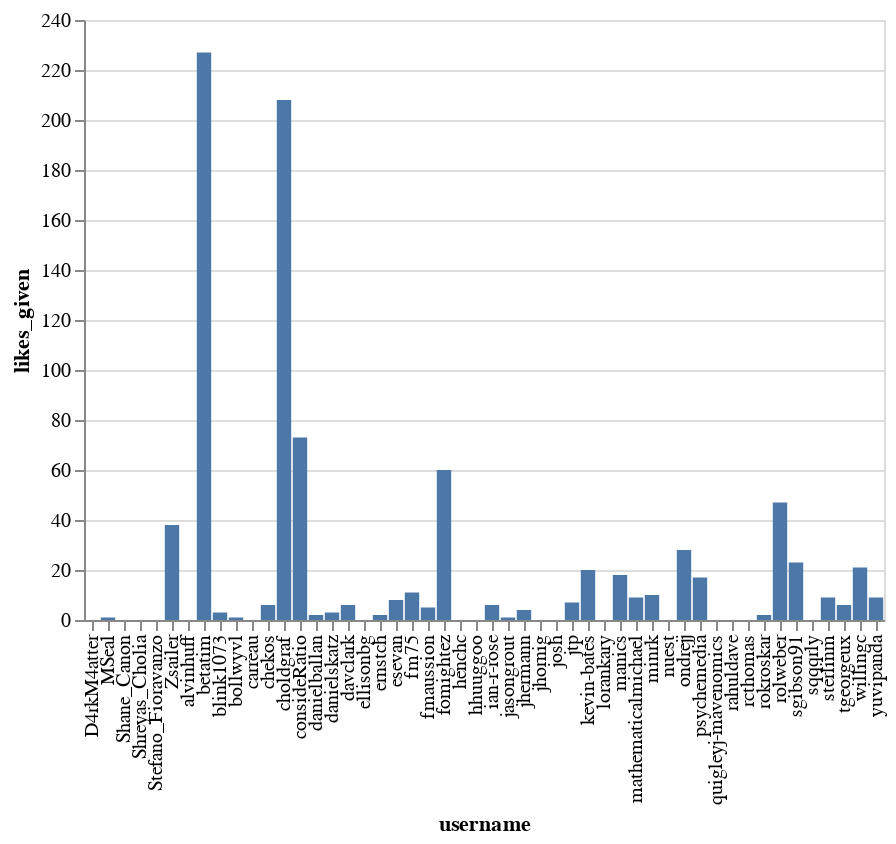

This figure's notebook cell:
### Markdown cell above
**Forum users, sorted by likes given**

These are Community Forum members that "liked" other people's posts. We appreciate
anybody taking the time to tell someone else they like what they're shared!

### Code cell
plot_user_data(users.head(50), 'likes_given')

### Figure 1 — Vega-Lite specification as saved in the notebook (floating-point values rounded to 4 significant figures)
{"$schema": "https://vega.github.io/schema/vega-lite/v3.3.0.json", "config": {"mark": {"tooltip": null}, "view": {"height": 300, "width": 400}}, "data": {"name": "data-fe76e96086c2319f70b0f28100d1fbdf"}, "datasets": {"data-fe76e96086c2319f70b0f28100d1fbdf": [{"days_visited": 80, "id": 6, "likes_given": 227, "likes_received": 121, "post_count": 163, "posts_read": 1465, "topic_count": 14, "topics_entered": 350, "user": {"avatar_template": "/user_avatar/discourse.jupyter.org/betatim/{size}/10_2.png", "id": 6, "name": "Tim Head", "title": "", "username": "betatim"}, "username": "betatim"}, {"days_visited": 91, "id": 3, "likes_given": 208, "likes_received": 123, "post_count": 142, "posts_read": 1001, "topic_count": 34, "topics_entered": 266, "user": {"avatar_template": "/user_avatar/discourse.jupyter.org/choldgraf/{size}/12_2.png", "id": 3, "name": "Chris Holdgraf", "title": "Regular", "username": "choldgraf"}, "username": "choldgraf"}, {"days_visited": 79, "id": 30, "likes_given": 73, "likes_received": 16, "post_count": 20, "posts_read": 310, "topic_count": 2, "topics_entered": 64, "user": {"avatar_template": "/user_avatar/discourse.jupyter.org/consideratio/{size}/30_2.png", "id": 30, "name": "Erik Sundell", "title": null, "username": "consideRatio"}, "username": "consideRatio"}, {"days_visited": 68, "id": 11, "likes_given": 60, "likes_received": 11, "post_count": 14, "posts_read": 870, "topic_count": 1, "topics_entered": 192, "user": {"avatar_template": "/user_avatar/discourse.jupyter.org/fomightez/{size}/495_2.png", "id": 11, "name": "Wayne", "title": null, "username": "fomightez"}, "username": "fomightez"}, {"days_visited": 34, "id": 485, "likes_given": 47, "likes_received": 20, "post_count": 21, "posts_read": 268, "topic_count": 1, "topics_entered": 54, "user": {"avatar_template": "/user_avatar/discourse.jupyter.org/rolweber/{size}/657_2.png", "id": 485, "name": "Roland Weber", "title": null, "username": "rolweber"}, "username": "rolweber"}, {"days_visited": 54, "id": 99, "likes_given": 38, "likes_received": 15, "post_count": 21, "posts_read": 487, "topic_count": 2, "topics_entered": 101, "user": {"avatar_template": "/user_avatar/discourse.jupyter.org/zsailer/{size}/106_2.png", "id": 99, "name": "Zachary Sailer", "title": null, "username": "Zsailer"}, "username": "Zsailer"}, {"days_visited": 37, "id": 432, "likes_given": 28, "likes_received": 6, "post_count": 10, "posts_read": 274, "topic_count": 2, "topics_entered": 64, "user": {"avatar_template": "/user_avatar/discourse.jupyter.org/ondrejj/{size}/567_2.png", "id": 432, "name": "Ondřej ", "title": null, "username": "ondrejj"}, "username": "ondrejj"}, {"days_visited": 78, "id": 116, "likes_given": 23, "likes_received": 55, "post_count": 48, "posts_read": 669, "topic_count": 7, "topics_entered": 126, "user": {"avatar_template": "/user_avatar/discourse.jupyter.org/sgibson91/{size}/487_2.png", "id": 116, "name": "Sarah Gibson", "title": "", "username": "sgibson91"}, "username": "sgibson91"}, {"days_visited": 22, "id": 7, "likes_given": 21, "likes_received": 6, "post_count": 5, "posts_read": 223, "topic_count": 0, "topics_entered": 33, "user": {"avatar_template": "/user_avatar/discourse.jupyter.org/willingc/{size}/11_2.png", "id": 7, "name": "Carol Willing", "title": null, "username": "willingc"}, "username": "willingc"}, {"days_visited": 37, "id": 217, "likes_given": 20, "likes_received": 4, "post_count": 16, "posts_read": 193, "topic_count": 0, "topics_entered": 35, "user": {"avatar_template": "/user_avatar/discourse.jupyter.org/kevin-bates/{size}/234_2.png", "id": 217, "name": "Kevin Bates", "title": null, "username": "kevin-bates"}, "username": "kevin-bates"}, {"days_visited": 72, "id": 73, "likes_given": 18, "likes_received": 30, "post_count": 32, "posts_read": 1558, "topic_count": 2, "topics_entered": 337, "user": {"avatar_template": "/user_avatar/discourse.jupyter.org/manics/{size}/85_2.png", "id": 73, "name": "Simon", "title": null, "username": "manics"}, "username": "manics"}, {"days_visited": 68, "id": 24, "likes_given": 17, "likes_received": 57, "post_count": 76, "posts_read": 716, "topic_count": 7, "topics_entered": 271, "user": {"avatar_template": "/user_avatar/discourse.jupyter.org/psychemedia/{size}/24_2.png", "id": 24, "name": "Tony Hirst", "title": null, "username": "psychemedia"}, "username": "psychemedia"}, {"days_visited": 28, "id": 60, "likes_given": 11, "likes_received": 8, "post_count": 12, "posts_read": 366, "topic_count": 0, "topics_entered": 50, "user": {"avatar_template": "/user_avatar/discourse.jupyter.org/fm75/{size}/71_2.png", "id": 60, "name": "Fred Mitchell", "title": "", "username": "fm75"}, "username": "fm75"}, {"days_visited": 88, "id": 8, "likes_given": 10, "likes_received": 65, "post_count": 57, "posts_read": 837, "topic_count": 4, "topics_entered": 196, "user": {"avatar_template": "/user_avatar/discourse.jupyter.org/minrk/{size}/13_2.png", "id": 8, "name": "Min RK", "title": null, "username": "minrk"}, "username": "minrk"}, {"days_visited": 63, "id": 12, "likes_given": 9, "likes_received": 44, "post_count": 47, "posts_read": 851, "topic_count": 7, "topics_entered": 153, "user": {"avatar_template": "/user_avatar/discourse.jupyter.org/yuvipanda/{size}/17_2.png", "id": 12, "name": "Yuvi Panda", "title": null, "username": "yuvipanda"}, "username": "yuvipanda"}, {"days_visited": 15, "id": 227, "likes_given": 9, "likes_received": 2, "post_count": 7, "posts_read": 207, "topic_count": 0, "topics_entered": 42, "user": {"avatar_template": "/user_avatar/discourse.jupyter.org/sterlinm/{size}/241_2.png", "id": 227, "name": "Michael", "title": null, "username": "sterlinm"}, "username": "sterlinm"}, {"days_visited": 9, "id": 254, "likes_given": 9, "likes_received": 1, "post_count": 8, "posts_read": 92, "topic_count": 0, "topics_entered": 10, "user": {"avatar_template": "/user_avatar/discourse.jupyter.org/mathematicalmichael/{size}/322_2.png", "id": 254, "name": "Michael Pilosov", "title": null, "username": "mathematicalmichael"}, "username": "mathematicalmichael"}, {"days_visited": 16, "id": 622, "likes_given": 8, "likes_received": 4, "post_count": 5, "posts_read": 56, "topic_count": 1, "topics_entered": 15, "user": {"avatar_template": "/user_avatar/discourse.jupyter.org/esevan/{size}/844_2.png", "id": 622, "name": "Eunsoo Park (Evan)", "title": "", "username": "esevan"}, "username": "esevan"}, {"days_visited": 87, "id": 77, "likes_given": 7, "likes_received": 12, "post_count": 14, "posts_read": 834, "topic_count": 0, "topics_entered": 178, "user": {"avatar_template": "/user_avatar/discourse.jupyter.org/jtp/{size}/882_2.png", "id": 77, "name": "Jeremy Tuloup", "title": "", "username": "jtp"}, "username": "jtp"}, {"days_visited": 34, "id": 372, "likes_given": 6, "likes_received": 13, "post_count": 14, "posts_read": 210, "topic_count": 2, "topics_entered": 32, "user": {"avatar_template": "/user_avatar/discourse.jupyter.org/davclark/{size}/489_2.png", "id": 372, "name": "Dav Clark", "title": null, "username": "davclark"}, "username": "davclark"}, {"days_visited": 39, "id": 67, "likes_given": 6, "likes_received": 6, "post_count": 5, "posts_read": 271, "topic_count": 0, "topics_entered": 88, "user": {"avatar_template": "/user_avatar/discourse.jupyter.org/chekos/{size}/93_2.png", "id": 67, "name": "Chekos", "title": null, "username": "chekos"}, "username": "chekos"}, {"days_visited": 45, "id": 222, "likes_given": 6, "likes_received": 15, "post_count": 10, "posts_read": 145, "topic_count": 2, "topics_entered": 20, "user": {"avatar_template": "https://avatars.discourse.org/v4/letter/t/f05b48/{size}.png", "id": 222, "name": "Timothy George", "title": null, "username": "tgeorgeux"}, "username": "tgeorgeux"}, {"days_visited": 53, "id": 303, "likes_given": 6, "likes_received": 3, "post_count": 6, "posts_read": 226, "topic_count": 1, "topics_entered": 51, "user": {"avatar_template": "/user_avatar/discourse.jupyter.org/ian-r-rose/{size}/638_2.png", "id": 303, "name": "Ian Rose", "title": null, "username": "ian-r-rose"}, "username": "ian-r-rose"}, {"days_visited": 18, "id": 234, "likes_given": 5, "likes_received": 3, "post_count": 16, "posts_read": 84, "topic_count": 3, "topics_entered": 10, "user": {"avatar_template": "/user_avatar/discourse.jupyter.org/fmaussion/{size}/390_2.png", "id": 234, "name": "Fabien Maussion", "title": null, "username": "fmaussion"}, "username": "fmaussion"}, {"days_visited": 59, "id": 239, "likes_given": 4, "likes_received": 8, "post_count": 18, "posts_read": 408, "topic_count": 0, "topics_entered": 126, "user": {"avatar_template": "/user_avatar/discourse.jupyter.org/jhermann/{size}/257_2.png", "id": 239, "name": "Jürgen Hermann", "title": null, "username": "jhermann"}, "username": "jhermann"}, {"days_visited": 6, "id": 565, "likes_given": 3, "likes_received": 4, "post_count": 6, "posts_read": 35, "topic_count": 0, "topics_entered": 4, "user": {"avatar_template": "/user_avatar/discourse.jupyter.org/danielskatz/{size}/785_2.png", "id": 565, "name": "Daniel S. Katz", "title": null, "username": "danielskatz"}, "username": "danielskatz"}, {"days_visited": 8, "id": 556, "likes_given": 3, "likes_received": 7, "post_count": 8, "posts_read": 70, "topic_count": 0, "topics_entered": 12, "user": {"avatar_template": "/user_avatar/discourse.jupyter.org/blink1073/{size}/791_2.png", "id": 556, "name": "Steven Silvester", "title": null, "username": "blink1073"}, "username": "blink1073"}, {"days_visited": 22, "id": 34, "likes_given": 2, "likes_received": 16, "post_count": 9, "posts_read": 148, "topic_count": 3, "topics_entered": 14, "user": {"avatar_template": "/user_avatar/discourse.jupyter.org/danielballan/{size}/34_2.png", "id": 34, "name": "Dan Allan", "title": null, "username": "danielballan"}, "username": "danielballan"}, {"days_visited": 11, "id": 430, "likes_given": 2, "likes_received": 3, "post_count": 5, "posts_read": 41, "topic_count": 1, "topics_entered": 14, "user": {"avatar_template": "/user_avatar/discourse.jupyter.org/rokroskar/{size}/563_2.png", "id": 430, "name": "Rok Roškar", "title": null, "username": "rokroskar"}, "username": "rokroskar"}, {"days_visited": 13, "id": 390, "likes_given": 2, "likes_received": 2, "post_count": 11, "posts_read": 79, "topic_count": 8, "topics_entered": 28, "user": {"avatar_template": "https://avatars.discourse.org/v4/letter/e/9de0a6/{size}.png", "id": 390, "name": "Ernst", "title": null, "username": "ernstch"}, "username": "ernstch"}, {"days_visited": 15, "id": 220, "likes_given": 1, "likes_received": 23, "post_count": 27, "posts_read": 207, "topic_count": 1, "topics_entered": 59, "user": {"avatar_template": "/user_avatar/discourse.jupyter.org/jasongrout/{size}/371_2.png", "id": 220, "name": "Jason Grout", "title": null, "username": "jasongrout"}, "username": "jasongrout"}, {"days_visited": 9, "id": 679, "likes_given": 1, "likes_received": 10, "post_count": 9, "posts_read": 87, "topic_count": 0, "topics_entered": 18, "user": {"avatar_template": "/user_avatar/discourse.jupyter.org/bollwyvl/{size}/904_2.png", "id": 679, "name": "Nicholas Bollweg", "title": null, "username": "bollwyvl"}, "username": "bollwyvl"}, {"days_visited": 17, "id": 237, "likes_given": 1, "likes_received": 25, "post_count": 6, "posts_read": 51, "topic_count": 4, "topics_entered": 12, "user": {"avatar_template": "/user_avatar/discourse.jupyter.org/mseal/{size}/253_2.png", "id": 237, "name": "Matthew Seal", "title": null, "username": "MSeal"}, "username": "MSeal"}, {"days_visited": 10, "id": 351, "likes_given": 0, "likes_received": 6, "post_count": 5, "posts_read": 53, "topic_count": 1, "topics_entered": 12, "user": {"avatar_template": "/user_avatar/discourse.jupyter.org/henchc/{size}/452_2.png", "id": 351, "name": "Christopher Hench", "title": null, "username": "henchc"}, "username": "henchc"}, {"days_visited": 11, "id": 352, "likes_given": 0, "likes_received": 7, "post_count": 5, "posts_read": 50, "topic_count": 0, "topics_entered": 3, "user": {"avatar_template": "/user_avatar/discourse.jupyter.org/jhornig/{size}/453_2.png", "id": 352, "name": "Joseph Hornig", "title": null, "username": "jhornig"}, "username": "jhornig"}, {"days_visited": 8, "id": 562, "likes_given": 0, "likes_received": 0, "post_count": 5, "posts_read": 25, "topic_count": 0, "topics_entered": 4, "user": {"avatar_template": "/user_avatar/discourse.jupyter.org/shane_canon/{size}/783_2.png", "id": 562, "name": "Shane Canon", "title": null, "username": "Shane_Canon"}, "username": "Shane_Canon"}, {"days_visited": 5, "id": 699, "likes_given": 0, "likes_received": 1, "post_count": 5, "posts_read": 37, "topic_count": 4, "topics_entered": 12, "user": {"avatar_template": "https://avatars.discourse.org/v4/letter/j/45deac/{size}.png", "id": 699, "name": null, "title": null, "username": "josh"}, "username": "josh"}, {"days_visited": 17, "id": 4, "likes_given": 0, "likes_received": 17, "post_count": 6, "posts_read": 45, "topic_count": 3, "topics_entered": 14, "user": {"avatar_template": "/user_avatar/discourse.jupyter.org/carreau/{size}/8_2.png", "id": 4, "name": "Matthias Bussonnier", "title": null, "username": "carreau"}, "username": "carreau"}, {"days_visited": 7, "id": 640, "likes_given": 0, "likes_received": 0, "post_count": 6, "posts_read": 23, "topic_count": 1, "topics_entered": 6, "user": {"avatar_template": "/user_avatar/discourse.jupyter.org/stefano_fioravanzo/{size}/849_2.png", "id": 640, "name": "Stefano Fioravanzo", "title": null, "username": "Stefano_Fioravanzo"}, "username": "Stefano_Fioravanzo"}, {"days_visited": 13, "id": 566, "likes_given": 0, "likes_received": 1, "post_count": 8, "posts_read": 32, "topic_count": 2, "topics_entered": 9, "user": {"avatar_template": "/user_avatar/discourse.jupyter.org/shreyas_cholia/{size}/784_2.png", "id": 566, "name": "Shreyas Cholia", "title": null, "username": "Shreyas_Cholia"}, "username": "Shreyas_Cholia"}, {"days_visited": 10, "id": 195, "likes_given": 0, "likes_received": 1, "post_count": 6, "posts_read": 34, "topic_count": 0, "topics_entered": 8, "user": {"avatar_template": "/user_avatar/discourse.jupyter.org/rcthomas/{size}/201_2.png", "id": 195, "name": "", "title": null, "username": "rcthomas"}, "username": "rcthomas"}, {"days_visited": 52, "id": 298, "likes_given": 0, "likes_received": 4, "post_count": 6, "posts_read": 343, "topic_count": 0, "topics_entered": 75, "user": {"avatar_template": "https://avatars.discourse.org/v4/letter/q/f04885/{size}.png", "id": 298, "name": "Joe Quigley", "title": null, "username": "quigleyj-mavenomics"}, "username": "quigleyj-mavenomics"}, {"days_visited": 11, "id": 145, "likes_given": 0, "likes_received": 7, "post_count": 6, "posts_read": 43, "topic_count": 3, "topics_entered": 9, "user": {"avatar_template": "/user_avatar/discourse.jupyter.org/hhuuggoo/{size}/242_2.png", "id": 145, "name": "saturncloud.io", "title": "", "username": "hhuuggoo"}, "username": "hhuuggoo"}, {"days_visited": 13, "id": 71, "likes_given": 0, "likes_received": 4, "post_count": 7, "posts_read": 101, "topic_count": 1, "topics_entered": 9, "user": {"avatar_template": "/user_avatar/discourse.jupyter.org/nuest/{size}/82_2.png", "id": 71, "name": "Daniel Nüst", "title": null, "username": "nuest"}, "username": "nuest"}, {"days_visited": 18, "id": 462, "likes_given": 0, "likes_received": 1, "post_count": 7, "posts_read": 73, "topic_count": 3, "topics_entered": 13, "user": {"avatar_template": "https://avatars.discourse.org/v4/letter/r/6f9a4e/{size}.png", "id": 462, "name": "Rahul Dave", "title": null, "username": "rahuldave"}, "username": "rahuldave"}, {"days_visited": 14, "id": 487, "likes_given": 0, "likes_received": 0, "post_count": 7, "posts_read": 83, "topic_count": 4, "topics_entered": 25, "user": {"avatar_template": "/user_avatar/discourse.jupyter.org/d4rkm4atter/{size}/663_2.png", "id": 487, "name": "", "title": null, "username": "D4rkM4atter"}, "username": "D4rkM4atter"}, {"days_visited": 9, "id": 686, "likes_given": 0, "likes_received": 3, "post_count": 8, "posts_read": 92, "topic_count": 3, "topics_entered": 29, "user": {"avatar_template": "https://avatars.discourse.org/v4/letter/s/22d042/{size}.png", "id": 686, "name": "DAVID OHLEMACHER", "title": null, "username": "sqqqrly"}, "username": "sqqqrly"}, {"days_visited": 15, "id": 9, "likes_given": 0, "likes_received": 11, "post_count": 9, "posts_read": 97, "topic_count": 1, "topics_entered": 17, "user": {"avatar_template": "/user_avatar/discourse.jupyter.org/ellisonbg/{size}/14_2.png", "id": 9, "name": "Brian Granger", "title": null, "username": "ellisonbg"}, "username": "ellisonbg"}, {"days_visited": 34, "id": 419, "likes_given": 0, "likes_received": 3, "post_count": 14, "posts_read": 78, "topic_count": 7, "topics_entered": 21, "user": {"avatar_template": "/user_avatar/discourse.jupyter.org/alvinhuff/{size}/550_2.png", "id": 419, "name": "Alvin Huff", "title": null, "username": "alvinhuff"}, "username": "alvinhuff"}, {"days_visited": 10, "id": 510, "likes_given": 0, "likes_received": 6, "post_count": 8, "posts_read": 10, "topic_count": 2, "topics_entered": 4, "user": {"avatar_template": "https://avatars.discourse.org/v4/letter/l/ac8455/{size}.png", "id": 510, "name": "Lorankary", "title": null, "username": "lorankary"}, "username": "lorankary"}]}, "encoding": {"x": {"field": "username", "type": "nominal"}, "y": {"field": "likes_given", "type": "quantitative"}}, "mark": "bar"}
